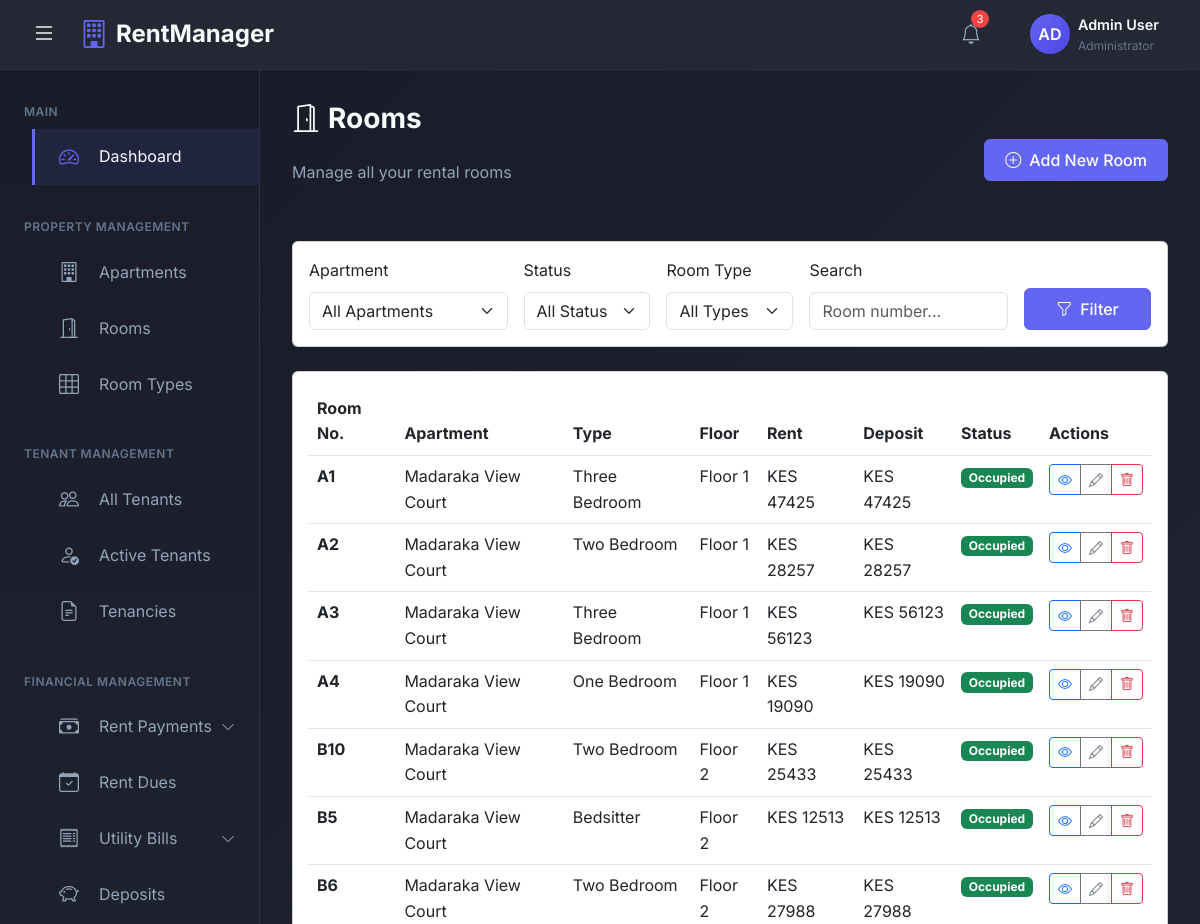
Before: /rooms/ (signed in, upper part) with the older database file.
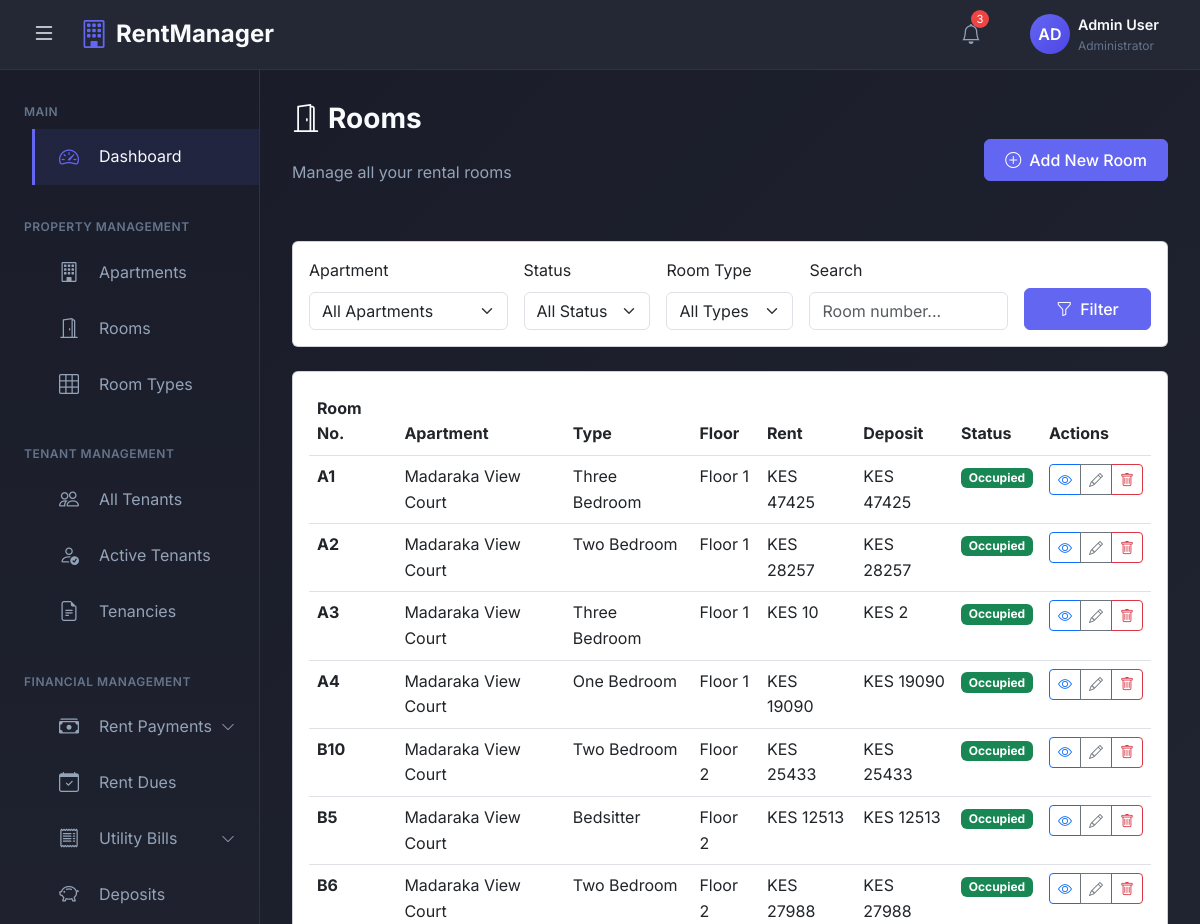
After: the same page with the newer database file.
### rental_app/models.py (models this page shows, shortened)
class Room(models.Model):
    ROOM_STATUS = (
        ('available', 'Available'),
        ('occupied', 'Occupied'),
        ('maintenance', 'Under Maintenance'),
    )
    apartment = models.ForeignKey(Apartment, on_delete=models.CASCADE, related_name='rooms')
    room_number = models.CharField(max_length=10)  # e.g., A1, B2, C3
    room_type = models.ForeignKey(RoomType, on_delete=models.PROTECT)
    floor_number = models.IntegerField(validators=[MinValueValidator(0)])
    has_balcony = models.BooleanField(default=False)
    has_shower = models.BooleanField(default=True)
    has_kitchen_unit = models.BooleanField(default=True)
    has_clothes_cabinet = models.BooleanField(default=True)
    monthly_rent = models.DecimalField(max_digits=10, decimal_places=2, validators=[MinValueValidator(0)])
    deposit_amount = models.DecimalField(max_digits=10, decimal_places=2, validators=[MinValueValidator(0)])
    status = models.CharField(max_length=20, choices=ROOM_STATUS, default='available')
    created_at = models.DateTimeField(auto_now_add=True)
    updated_at = models.DateTimeField(auto_now=True)
    class Meta:
        unique_together = ('apartment', 'room_number')
        ordering = ['floor_number', 'room_number']

class Apartment(models.Model):
    name = models.CharField(max_length=200)
    owner = models.ForeignKey(User, on_delete=models.CASCADE, related_name='apartments', limit_choices_to={'user_type': 'admin'})
    location = models.CharField(max_length=300)
    total_floors = models.IntegerField(validators=[MinValueValidator(1)])
    description = models.TextField(blank=True)
    water_rate_per_unit = models.DecimalField(max_digits=10, decimal_places=2, default=0.00)
    created_at = models.DateTimeField(auto_now_add=True)
    updated_at = models.DateTimeField(auto_now=True)

class RoomType(models.Model):
    ROOM_CHOICES = (
        ('bedsitter', 'Bedsitter'),
        ('single_room', 'Single Room'),
        ('one_bedroom', 'One Bedroom'),
        ('two_bedroom', 'Two Bedroom'),
        ('three_bedroom', 'Three Bedroom'),
    )
    name = models.CharField(max_length=50, choices=ROOM_CHOICES)
    description = models.TextField(blank=True)
    def __str__(self):
        return self.get_name_display()

### rental_app/views.py (the view)
# urls.py: path('rooms/', views.room_list, name='room_list'),
@login_required
def room_list(request):
    rooms = Room.objects.filter(
        apartment__owner=request.user
    ).select_related('apartment', 'room_type').order_by('apartment', 'floor_number', 'room_number')
    apartment_filter = request.GET.get('apartment', '')
    status_filter = request.GET.get('status', '')
    room_type_filter = request.GET.get('room_type', '')
    search_query = request.GET.get('search', '')
    if apartment_filter:
        rooms = rooms.filter(apartment_id=apartment_filter)
    if status_filter:
        rooms = rooms.filter(status=status_filter)
    if room_type_filter:
        rooms = rooms.filter(room_type_id=room_type_filter)
    if search_query:
        rooms = rooms.filter(
            Q(room_number__icontains=search_query) |
            Q(apartment__name__icontains=search_query)
        )
    apartments = Apartment.objects.filter(owner=request.user)
    room_types = RoomType.objects.all()
    paginator = Paginator(rooms, 20)
    page_number = request.GET.get('page')
    rooms_page = paginator.get_page(page_number)
    context = {
        'rooms': rooms_page,
        'apartments': apartments,
        'room_types': room_types,
        'apartment_filter': apartment_filter,
        'status_filter': status_filter,
        'room_type_filter': room_type_filter,
        'search_query': search_query,
        'total_rooms': rooms.count(),
    }
    return render(request, 'rooms/room_list.html', context)

### templates/rooms/room_list.html (shortened to what the changed rows need)
{% extends 'admin_base.html' %}
{% block content %}
<div class="page-header d-flex justify-content-between align-items-center mb-4">
    <div>
        <h1 class="page-title">
            <i class="bi bi-door-open me-2"></i>Rooms
        </h1>
    </div>
</div>
<div class="card">
    <div class="card-body">
        <div class="table-responsive">
            <table class="table table-hover">
                <thead>
                    <tr>
                        <th>Room No.</th>
                        <th>Apartment</th>
                        <th>Type</th>
                        <th>Floor</th>
                        <th>Rent</th>
                        <th>Deposit</th>
                        <th>Status</th>
                        <th>Actions</th>
                    </tr>
                </thead>
                <tbody>
                    {% for room in rooms %}
                    <tr>
                        <td><strong>{{ room.room_number }}</strong></td>
                        <td>{{ room.apartment.name }}</td>
                        <td>{{ room.room_type }}</td>
                        <td>Floor {{ room.floor_number }}</td>
                        <td>KES {{ room.monthly_rent|floatformat:0 }}</td>
                        <td>KES {{ room.deposit_amount|floatformat:0 }}</td>
                        <td>
                            {% if room.status == 'occupied' %}
                            <span class="badge bg-success">Occupied</span>
                            {% elif room.status == 'available' %}
                            <span class="badge bg-info">Available</span>
                            {% else %}
                            <span class="badge bg-warning">Maintenance</span>
                            {% endif %}
                        </td>
                        <td>
                            <div class="btn-group btn-group-sm">
                                <a href="{% url 'room_detail' room.pk %}" class="btn btn-outline-primary" title="View">
                                    <i class="bi bi-eye"></i>
                                </a>
                                <a href="{% url 'room_edit' room.pk %}" class="btn btn-outline-secondary" title="Edit">
                                    <i class="bi bi-pencil"></i>
                                </a>
                                <button type="button" class="btn btn-outline-danger" title="Delete"
                                        onclick="deleteRoom({{ room.pk }}, '{{ room.room_number }}')">
                                    <i class="bi bi-trash"></i>
                                </button>
                            </div>
                        </td>
                    </tr>
                    {% endfor %}
                </tbody>
            </table>
        </div>
    </div>
</div>
{% endblock %}

Changed rows visible on the page:
changed Room (number 3 of 7 on the later page): monthly_rent "56123" → "10"; deposit_amount "56123" → "2"
